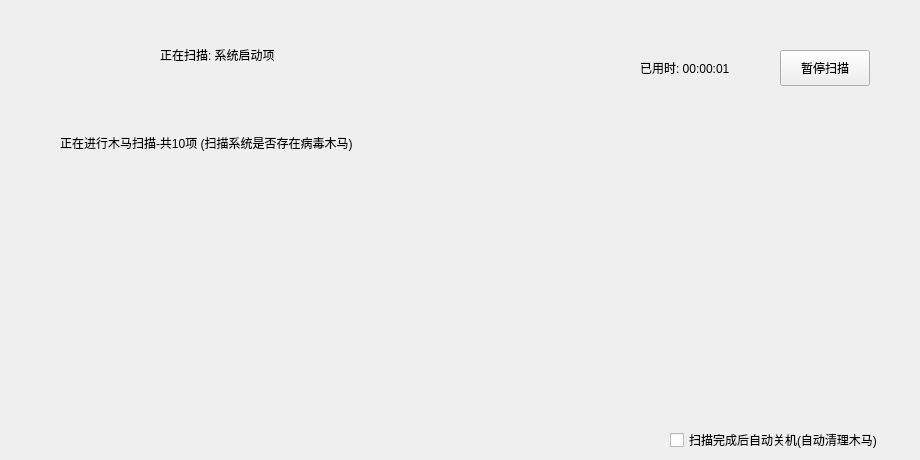
<?xml version="1.0" encoding="UTF-8"?>
<ui version="4.0">
 <class>Horse2Widget</class>
 <widget class="QWidget" name="Horse2Widget">
  <property name="geometry">
   <rect>
    <x>0</x>
    <y>0</y>
    <width>920</width>
    <height>460</height>
   </rect>
  </property>
  <property name="windowTitle">
   <string>Form</string>
  </property>
  <widget class="QWidget" name="background" native="true">
   <property name="geometry">
    <rect>
     <x>0</x>
     <y>0</y>
     <width>920</width>
     <height>460</height>
    </rect>
   </property>
  </widget>
  <widget class="QWidget" name="main" native="true">
   <property name="geometry">
    <rect>
     <x>0</x>
     <y>0</y>
     <width>920</width>
     <height>460</height>
    </rect>
   </property>
   <widget class="QWidget" name="top" native="true">
    <property name="geometry">
     <rect>
      <x>0</x>
      <y>0</y>
      <width>920</width>
      <height>130</height>
     </rect>
    </property>
    <widget class="WaveBallWidget" name="waveBall" native="true">
     <property name="geometry">
      <rect>
       <x>40</x>
       <y>20</y>
       <width>90</width>
       <height>90</height>
      </rect>
     </property>
    </widget>
    <widget class="ProgressBarWidget" name="progreBar" native="true">
     <property name="geometry">
      <rect>
       <x>0</x>
       <y>126</y>
       <width>920</width>
       <height>4</height>
      </rect>
     </property>
    </widget>
    <widget class="QLabel" name="title">
     <property name="geometry">
      <rect>
       <x>160</x>
       <y>40</y>
       <width>401</width>
       <height>30</height>
      </rect>
     </property>
     <property name="text">
      <string>正在扫描: 系统启动项</string>
     </property>
    </widget>
    <widget class="QLabel" name="subtitle">
     <property name="geometry">
      <rect>
       <x>160</x>
       <y>80</y>
       <width>381</width>
       <height>16</height>
      </rect>
     </property>
     <property name="text">
      <string/>
     </property>
    </widget>
    <widget class="QPushButton" name="pushButton">
     <property name="geometry">
      <rect>
       <x>780</x>
       <y>50</y>
       <width>90</width>
       <height>36</height>
      </rect>
     </property>
     <property name="text">
      <string>暂停扫描</string>
     </property>
    </widget>
    <widget class="QLabel" name="timer">
     <property name="geometry">
      <rect>
       <x>640</x>
       <y>60</y>
       <width>141</width>
       <height>16</height>
      </rect>
     </property>
     <property name="text">
      <string>已用时: 00:00:01</string>
     </property>
    </widget>
   </widget>
   <widget class="QWidget" name="bottom" native="true">
    <property name="geometry">
     <rect>
      <x>0</x>
      <y>130</y>
      <width>920</width>
      <height>331</height>
     </rect>
    </property>
    <widget class="QWidget" name="widget" native="true">
     <property name="geometry">
      <rect>
       <x>0</x>
       <y>0</y>
       <width>920</width>
       <height>30</height>
      </rect>
     </property>
     <widget class="QLabel" name="label_2">
      <property name="geometry">
       <rect>
        <x>60</x>
        <y>5</y>
        <width>381</width>
        <height>16</height>
       </rect>
      </property>
      <property name="text">
       <string>正在进行木马扫描-共10项 (扫描系统是否存在病毒木马)</string>
      </property>
     </widget>
    </widget>
    <widget class="QCheckBox" name="checkBox">
     <property name="geometry">
      <rect>
       <x>670</x>
       <y>300</y>
       <width>241</width>
       <height>20</height>
      </rect>
     </property>
     <property name="text">
      <string>扫描完成后自动关机(自动清理木马)</string>
     </property>
    </widget>
    <widget class="ScanWidget" name="scan_1" native="true">
     <property name="geometry">
      <rect>
       <x>100</x>
       <y>30</y>
       <width>120</width>
       <height>130</height>
      </rect>
     </property>
    </widget>
    <widget class="ScanWidget" name="scan_2" native="true">
     <property name="geometry">
      <rect>
       <x>220</x>
       <y>30</y>
       <width>120</width>
       <height>130</height>
      </rect>
     </property>
    </widget>
    <widget class="ScanWidget" name="scan_3" native="true">
     <property name="geometry">
      <rect>
       <x>340</x>
       <y>30</y>
       <width>120</width>
       <height>130</height>
      </rect>
     </property>
    </widget>
    <widget class="ScanWidget" name="scan_4" native="true">
     <property name="geometry">
      <rect>
       <x>460</x>
       <y>30</y>
       <width>120</width>
       <height>130</height>
      </rect>
     </property>
    </widget>
    <widget class="ScanWidget" name="scan_5" native="true">
     <property name="geometry">
      <rect>
       <x>580</x>
       <y>30</y>
       <width>120</width>
       <height>130</height>
      </rect>
     </property>
    </widget>
    <widget class="ScanWidget" name="scan_6" native="true">
     <property name="geometry">
      <rect>
       <x>700</x>
       <y>30</y>
       <width>120</width>
       <height>130</height>
      </rect>
     </property>
    </widget>
    <widget class="ScanWidget" name="scan_7" native="true">
     <property name="geometry">
      <rect>
       <x>100</x>
       <y>160</y>
       <width>120</width>
       <height>130</height>
      </rect>
     </property>
    </widget>
    <widget class="ScanWidget" name="scan_8" native="true">
     <property name="geometry">
      <rect>
       <x>220</x>
       <y>160</y>
       <width>120</width>
       <height>130</height>
      </rect>
     </property>
    </widget>
    <widget class="ScanWidget" name="scan_9" native="true">
     <property name="geometry">
      <rect>
       <x>340</x>
       <y>160</y>
       <width>120</width>
       <height>130</height>
      </rect>
     </property>
    </widget>
    <widget class="ScanWidget" name="scan_10" native="true">
     <property name="geometry">
      <rect>
       <x>460</x>
       <y>160</y>
       <width>120</width>
       <height>130</height>
      </rect>
     </property>
    </widget>
   </widget>
  </widget>
 </widget>
 <customwidgets>
  <customwidget>
   <class>WaveBallWidget</class>
   <extends>QWidget</extends>
   <header location="global">customviews/waveballwidget.h</header>
   <container>1</container>
  </customwidget>
  <customwidget>
   <class>ProgressBarWidget</class>
   <extends>QWidget</extends>
   <header location="global">customviews/progressbarwidget.h</header>
   <container>1</container>
  </customwidget>
  <customwidget>
   <class>ScanWidget</class>
   <extends>QWidget</extends>
   <header location="global">customviews/scanwidget.h</header>
   <container>1</container>
  </customwidget>
 </customwidgets>
 <resources/>
 <connections/>
</ui>
